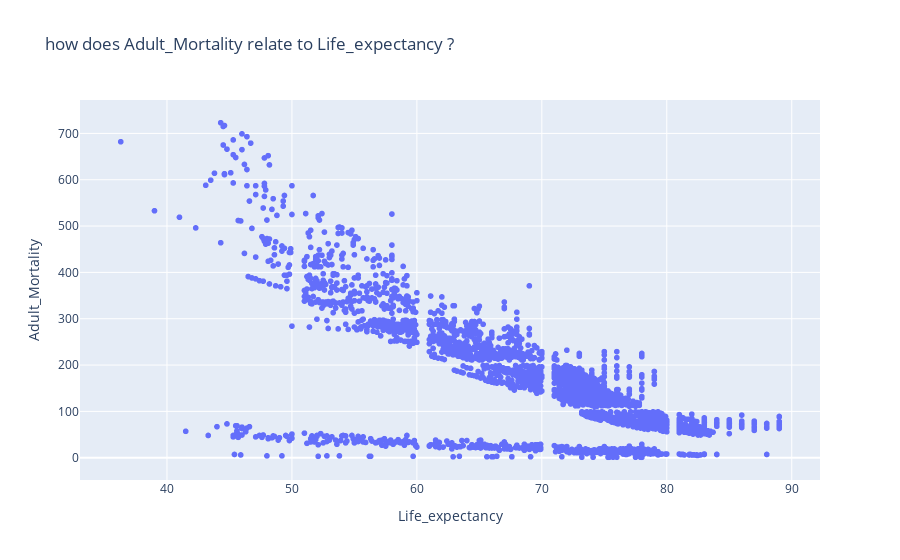

The cell this chart's notebook holds for it:
### Markdown cell above
## how does Adult_Mortality relate to Life_expectancy ?

### Code cell
px.scatter(data_frame=df,x='Life_expectancy',y='Adult_Mortality',title='how does Adult_Mortality relate to Life_expectancy ?')

### Figure 1 — Plotly figure (JSON) as saved in the notebook; plotly's stock layout.template omitted (floating-point values rounded to 4 significant figures; data arrays with more than 128 entries replaced by an {"elided": "..."} marker saying what was removed)
{"data": [{"hovertemplate": "Life_expectancy=%{x}<br>Adult_Mortality=%{y}<extra></extra>", "legendgroup": "", "marker": {"color": "#636efa", "symbol": "circle"}, "mode": "markers", "name": "", "showlegend": false, "type": "scattergl", "x": {"elided": "2938 float values"}, "xaxis": "x", "y": {"elided": "2938 float values"}, "yaxis": "y"}], "layout": {"legend": {"tracegroupgap": 0}, "title": {"text": "how does Adult_Mortality relate to Life_expectancy ?"}, "xaxis": {"anchor": "y", "domain": [0, 1], "title": {"text": "Life_expectancy"}}, "yaxis": {"anchor": "x", "domain": [0, 1], "title": {"text": "Adult_Mortality"}}}}
